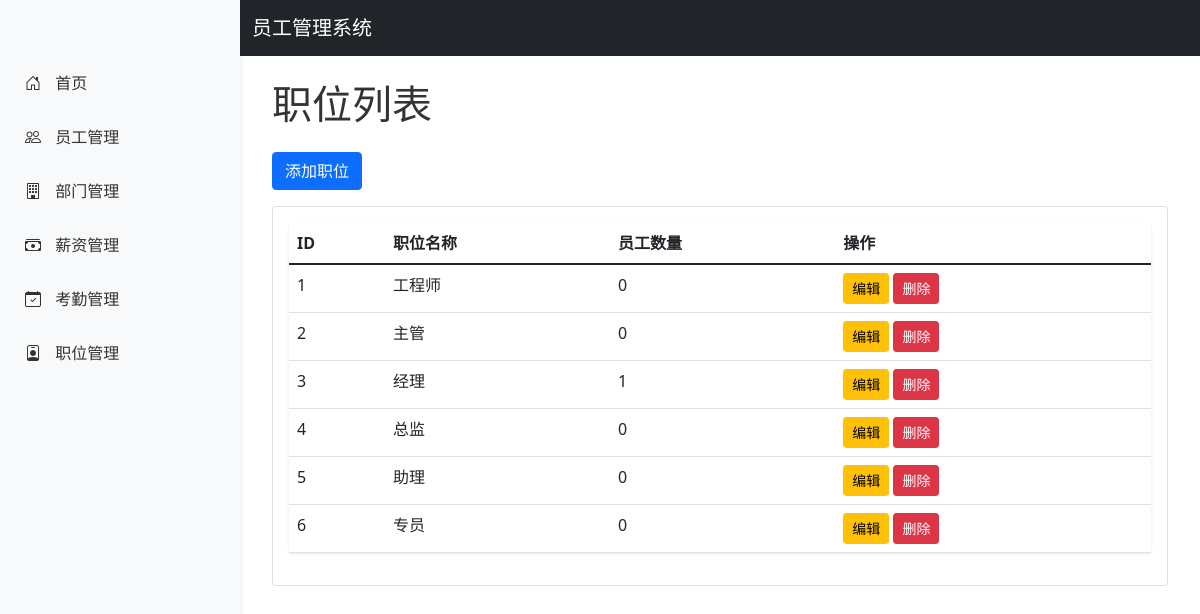
Page /positions on the committed database.
### app/models.py (models this page shows)
class Position(db.Model):
    id = db.Column(db.Integer, primary_key=True)
    title = db.Column(db.String(50), nullable=False)
    employees = db.relationship('Employee', backref='position', lazy=True)

### app/routes.py (the view)
@bp.route('/positions')
def list_positions():
    positions = Position.query.all()
    return render_template('positions/list.html', positions=positions)

### app/templates/positions/list.html
{% extends "base.html" %}
{% block content %}
<div class="container">
    <h1>职位列表</h1>
    <a href="{{ url_for('main.add_position') }}" class="btn btn-primary mb-3">添加职位</a>
    <div class="card">
        <div class="card-body">
            <table class="table">
                <thead>
                    <tr>
                        <th>ID</th>
                        <th>职位名称</th>
                        <th>员工数量</th>
                        <th>操作</th>
                    </tr>
                </thead>
                <tbody>
                    {% for position in positions %}
                    <tr>
                        <td>{{ position.id }}</td>
                        <td>{{ position.title }}</td>
                        <td>{{ position.employees|length }}</td>
                        <td>
                            <a href="{{ url_for('main.edit_position', id=position.id) }}" class="btn btn-sm btn-warning">编辑</a>
                            <a href="{{ url_for('main.delete_position', id=position.id) }}"
                               class="btn btn-sm btn-danger"
                               onclick="return confirm('确定要删除这个职位吗？')">删除</a>
                        </td>
                    </tr>
                    {% endfor %}
                </tbody>
            </table>
        </div>
    </div>
</div>
{% endblock %}

### app/templates/base.html (style rules this page uses)
.table { background: white; border-radius: 4px; box-shadow: 0 1px 3px rgba(0,0,0,0.1); }
h1 { margin-bottom: 1.5rem; color: #333; }

### rows in the picture
Position: id "1", title "工程师", employees|length "0"
Position: id "2", title "主管", employees|length "0"
Position: id "3", title "经理", employees|length "1"
Position: id "4", title "总监", employees|length "0"
Position: id "5", title "助理", employees|length "0"
Position: id "6", title "专员", employees|length "0"
